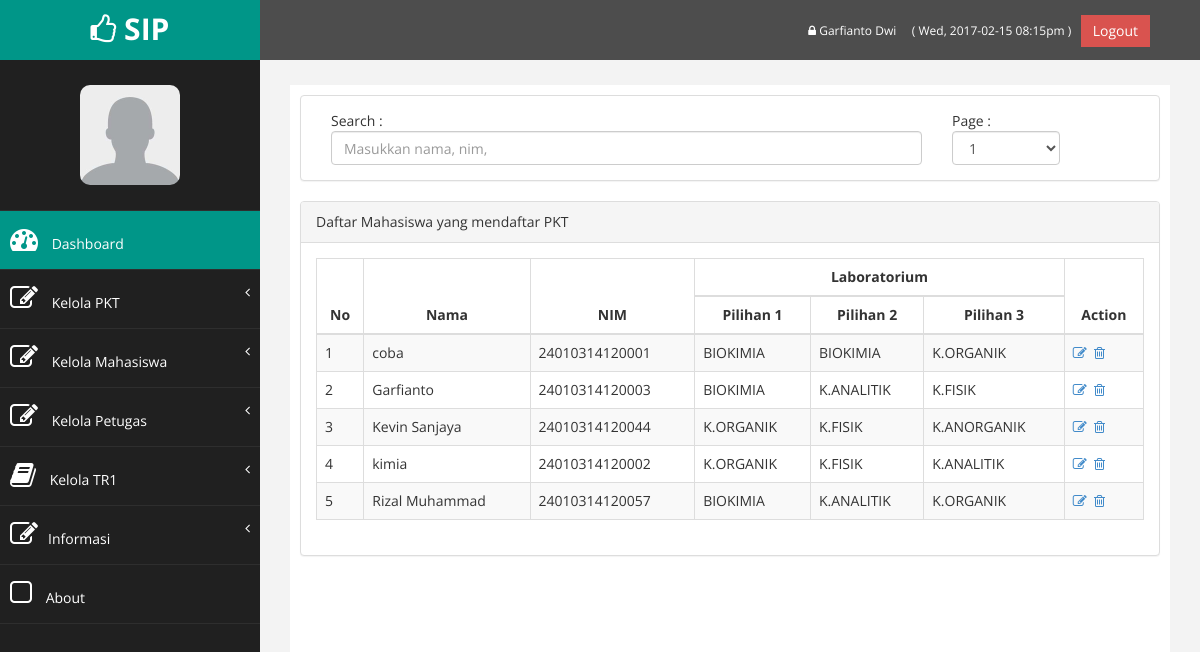
Screenshot of /dashboard/daftar_pkt.php (signed in) with the database file from the repository.
### tables this page shows
CREATE TABLE `petugas` (
  `idpetugas` int(11) NOT NULL,
  `nama` varchar(30) NOT NULL,
  `email` varchar(50) NOT NULL,
  `password` varchar(50) NOT NULL
);

CREATE TABLE `daftar_pkt` (
  `pilihan1` varchar(50) NOT NULL,
  `pilihan2` varchar(50) NOT NULL,
  `pilihan3` varchar(50) NOT NULL,
  `ttd` varchar(1) DEFAULT NULL,
  `nim` varchar(30) NOT NULL,
  `no_pkt` int(11) NOT NULL
);

CREATE TABLE `anggota` (
  `nim` varchar(20) NOT NULL,
  `nama` varchar(30) NOT NULL,
  `password` varchar(50) NOT NULL,
  `alamat` varchar(150) NOT NULL,
  `kota` varchar(30) NOT NULL,
  `email` varchar(50) NOT NULL,
  `no_telp` varchar(15) NOT NULL,
  `id_wali` varchar(20) NOT NULL,
  `angkatan` varchar(10) NOT NULL,
  `judul` varchar(80) NOT NULL,
  `idlab` varchar(10) NOT NULL
);

### dashboard/functions.php (called while the page is built, shortened)
<?php
	require_once('connect.php');
	$con = mysqli_connect($db_host, $db_username, $db_password, $db_database);
	$site_name="SIP";
	if(isset($_SESSION['sip_masuk_aja'])){
		if($_SESSION['sip_status']=='petugas'){
			$query = "SELECT * FROM petugas WHERE idpetugas=".$_SESSION['sip_masuk_aja']."";
			$petugas=mysqli_query($con,$query);
			$petugas=$petugas->fetch_object();
			$status=$_SESSION['sip_status'];
		}elseif($_SESSION['sip_status']=='anggota'){
			$query = "SELECT * FROM anggota WHERE nim=".$_SESSION['sip_masuk_aja']."";
			$anggota=mysqli_query($con,$query);
			$anggota=$anggota->fetch_object();
			$status=$_SESSION['sip_status'];
		}elseif($_SESSION['sip_status']=='dosen'){
			$query = "SELECT * FROM dosen WHERE nip=".$_SESSION['sip_masuk_aja']."";
			$dosen=mysqli_query($con,$query);
			$dosen=$dosen->fetch_object();
			$status=$_SESSION['sip_status'];
		}elseif($_SESSION['sip_status']=='lab'){
			$query = "SELECT * FROM lab WHERE idlab=".$_SESSION['sip_masuk_aja']."";
			$lab=mysqli_query($con,$query);
			$lab=$lab->fetch_object();
			$status=$_SESSION['sip_status'];
		}else {
			echo "Harap ulangi login";
		}
	}
?>

### dashboard/daftar_pkt.php (the view, shortened to what this page needs)
<?php
	include_once('sidebar.php');
?>
<div class="row" >
	<div class="col-md-12 col-sm-12 col-xs-12">
		<div class="panel panel-default">
			<div class="panel-body">
				<div class="col-md-9 col-sm-12 col-xs-12">
					Search : <input class="form-control" type="text" name="search" placeholder="Masukkan nama, nim," id="search" autofocus value="<?php if(isset($_GET['search'])) echo $_GET['search']; ?>"/>
				</div>
				<div class="col-md-2 col-sm-12 col-xs-12">
					Page :
				<select class='form-control' id='page'>
				<?php
					$query = "SELECT count(nim) as jml_data FROM daftar_pkt";
					$result = $con->query( $query );
					$row = $result->fetch_object();
					$jml_data=$row->jml_data;
					$total_page=ceil($jml_data/10);
					for($i=1;$i<=$total_page;$i++){
						echo "<option value='".$i."'>".$i."</option>";
					}
				?>
				</select>
				</div>
			</div>
		</div>
	</div>
</div>
<div class="row" >
	<div class="col-md-12 col-sm-12 col-xs-12">
		<div class="panel panel-default">
			<div class="panel-heading">
			   Daftar Mahasiswa yang mendaftar PKT
			</div>
			<div class="panel-body">
				<div class="table-responsive">
					<table class="table table-striped table-bordered table-hover">
						<thead align="center">
							<tr align="center">
								<th rowspan="2">No</th>
								<th rowspan="2">Nama</th>
								<th rowspan="2">NIM</th>
								<th colspan="3" align="center">Laboratorium</th>
								<th rowspan="2">Action</th>
							</tr>
							<tr>
								<th>Pilihan 1</th>
								<th>Pilihan 2</th>
								<th>Pilihan 3</th>
							</tr>
						</thead>
						<tbody id="hasil_cari">
						<?php
							$query = "SELECT * FROM daftar_pkt INNER JOIN anggota ON daftar_pkt.nim=anggota.nim ORDER BY nama LIMIT 10";
							$result = $con->query( $query );
							$i=1;
							while($row = $result->fetch_object()){
								echo "<tr>";
								echo "<td>".$i."</td>";$i++;
								echo "<td>".$row->nama."</td>";
								echo "<td>".$row->nim."</td>";
								echo "<td>".$row->pilihan1."</td>";
								echo "<td>".$row->pilihan2."</td>";
								echo "<td>".$row->pilihan3."</td>";
								echo "<td align'center'>
										<a href='edit_daftar_pkt.php?nim=".$row->nim."'><i class='fa fa-edit'></i></a>&nbsp;
										<a href='delete_pkt.php?nim=".$row->nim."'><i class='fa fa-trash-o'></i></a>&nbsp;
									 </td>";
								echo "</tr>";
							}
						?>
						</tbody>
					</table>
				</div>
			</div>
		</div>
	</div>
</div>
<?php
	include_once('footer.php');
?>

### dashboard/sidebar.php (shortened to what this page needs)
<?php
	require_once('functions.php');
?>
<!DOCTYPE html>
<html xmlns="http://www.w3.org/1999/xhtml">
<head>
    <link href="assets/css/bootstrap.css" rel="stylesheet" />
    <link href="assets/css/font-awesome.css" rel="stylesheet" />
    <link href="assets/css/custom.css" rel="stylesheet" />
</head>
<body>
    <div id="wrapper">
		<nav class="navbar navbar-default navbar-cls-top " role="navigation" style="margin-bottom: 0">
            <div class="navbar-header">
                <a class="navbar-brand" hKeloref="index.php"><i class="fa fa-thumbs-o-up"></i> <?php echo $site_name ?></a>
            </div>
			<div style="color: white; padding: 15px 50px 5px 50px; float: right; font-size: 16px;">
				<a href="profil.php" title='Ubah Password' style="color:#fff; font-size:12px;"><i class="fa fa-lock"></i> <?php if($status=="petugas") echo $petugas->nama; elseif($status=="dosen") echo $dosen->nama_dosen;elseif($status=="lab") echo $lab->nama_lab; else echo $anggota->nama; ?> </a>&nbsp;&nbsp;
				<a style="text-decoration: none; color:#fff; font-size:12px;"> <?php
					echo " ( ".date("D, Y-m-d") . " ". date("h:ia")." )&nbsp;&nbsp;";
				?>
				</a>
				<a href="logout.php" class="btn btn-danger square-btn-adjust">Logout</a>
			</div>
        </nav>
        <nav class="navbar-default navbar-side" role="navigation">
            <div class="sidebar-collapse">
                <ul class="nav" id="main-menu">
				<li class="text-center">
					<img src="assets/img/user/default.jpg" class="user-image img-responsive"/>
				</li>
				<li>
					<a class="active-menu" href="index.php"><i class="fa fa-dashboard fa-2x"></i> Dashboard</a>
				</li>
				<?php
				if($status=="petugas"){
					echo '<li>
						<a href="#"><i class="fa fa-edit fa-2x"></i> Kelola PKT<span class="fa arrow"></span></a>
						<ul class="nav nav-second-level">
							<li><a href="p_daftar_pkt.php">Pendaftaran PKT</a></li>
							<li><a href="daftar_pkt.php">Daftar Mahasiswa PKT</a></li>
							<li><a href="daftar_input_judul.php">Input Judul Mahasiswa PKT</a></li>
							<li><a href="daftar_judul.php">Daftar Judul Mahasiswa PKT</a></li>
							<li><a href="mhs_lab.php">Input penempatan mahasiswa</a></li>
							<li><a href="daftar_penempatan.php">Daftar penempatan mahasiswa</a></li>
							<li><a href="bimbingan.php">Input bimbingan mahasiswa</a></li>
							<li><a href="daftar_bimbingan.php">Daftar bimbingan mahasiswa</a></li>
							<li><a href="input_nilai_pkt1.php">Input nilai PKT</a></li>
							<li><a href="nilai_pkt.php">Daftar Nilai PKT</a></li>
						</ul>
					</li>
					<li>
						<a href="#"><i class="fa fa-edit fa-2x"></i> Kelola Mahasiswa<span class="fa arrow"></span></a>
						<ul class="nav nav-second-level">
							<li><a href="daftar_anggota.php">Data Anggota</a></li>
							<li><a href="tambah_anggota.php">Tambah Anggota</a></li>
						</ul>
					</li>
					<li>
						<a href="#"><i class="fa fa-edit fa-2x"></i> Kelola Petugas<span class="fa arrow"></span></a>
						<ul class="nav nav-second-level">
							<li><a href="daftar_petugas.php">Data Petugas</a></li>
							<li><a href="tambah_petugas.php">Tambah Petugas</a></li>
						</ul>
					</li>';
				}
				?>
				<li>
						<?php
							echo '<a href="#"><i class="fa fa-book fa-2x"></i> Kelola TR1';
						?>
					<span class="fa arrow"></span></a>
				</li>
				<li>
					<a href="#"><i class="fa fa-edit fa-2x"></i>Informasi<span class="fa arrow"></span></a>
				</li>
					<li>
                        <a  href="http://localhost/sip/index.php#about"><i class="fa fa-square-o fa-2x"></i> About</a>
					</li>
                </ul>
            </div>
        </nav>
        <div id="page-wrapper" >
            <div id="page-inner">

### dashboard/assets/css/custom.css (style rules this page uses)
body { font-family: 'Open Sans', sans-serif; }
#wrapper { width: 100%; background:#202020; }
#page-wrapper { padding: 15px 15px; min-height: 600px; background:#F3F3F3; }
#page-inner { width:100%; margin:10px 20px 10px 0px; background-color:#fff!important; padding:10px; min-height:1200px; }
.text-center { text-align:center; }
.square-btn-adjust { border: 0px solid transparent; -webkit-border-radius: 0px; -moz-border-radius: 0px; border-radius: 0px; }
.user-image { margin: 25px auto; -webkit-border-radius: 10px; -moz-border-radius: 10px; border-radius: 10px; max-height:100px; max-width:100px; }
.navbar-cls-top .navbar-brand { color: #fff; background: #009688; width: 260px; text-align: center; height: 60px; font-size: 30px; font-weight: 700; }
.active-menu { background-color:#009688!important; }
.arrow { float: right; }
.fa.arrow:before { content: "\f104"; }
.sidebar-collapse , .sidebar-collapse .nav { background:none; }
.sidebar-collapse .nav { padding:0; }
.sidebar-collapse .nav > li > a { color:#fff; background:#202020; text-shadow:none; }
.sidebar-collapse > .nav > li > a { padding:15px 10px; }
.sidebar-collapse > .nav > li { border-bottom: 1px solid rgba(107, 108, 109, 0.19); }
.navbar-side { border:none; background-color: #202020; }
.navbar-cls-top { background:#4D4D4D; border-bottom:none; }
.navbar-default { border:0px solid black; }
.navbar-header { background: #009688; }
.nav > li > a > i { margin-right:10px; }
@media (min-width:768px) { #page-wrapper { margin: 0 0 0 260px; padding: 15px 30px; min-height: 1200px; } }
@media (min-width:768px) { .navbar-side { z-index: 1; position: absolute; width: 260px; } }
@media (min-width:768px) { .navbar { border-radius: 0px; } }

### rows the page displays
petugas: nama "Garfianto Dwi"
daftar_pkt: anggota.nama "coba", anggota.nim "24010314120001", pilihan1 "BIOKIMIA", pilihan2 "BIOKIMIA", pilihan3 "K.ORGANIK"
daftar_pkt: anggota.nama "Garfianto", anggota.nim "24010314120003", pilihan1 "BIOKIMIA", pilihan2 "K.ANALITIK", pilihan3 "K.FISIK"
daftar_pkt: anggota.nama "Kevin Sanjaya", anggota.nim "24010314120044", pilihan1 "K.ORGANIK", pilihan2 "K.FISIK", pilihan3 "K.ANORGANIK"
daftar_pkt: anggota.nama "kimia", anggota.nim "24010314120002", pilihan1 "K.ORGANIK", pilihan2 "K.FISIK", pilihan3 "K.ANALITIK"
daftar_pkt: anggota.nama "Rizal Muhammad", anggota.nim "24010314120057", pilihan1 "BIOKIMIA", pilihan2 "K.ANALITIK", pilihan3 "K.ORGANIK"

### other values shown
$site_name "SIP"
form field value "1"
